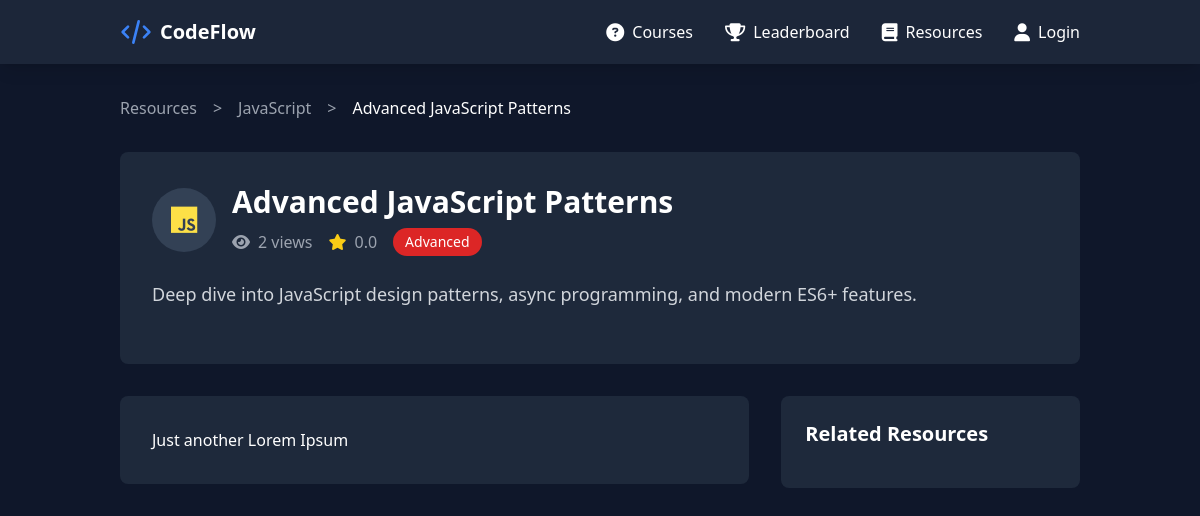
Page /resources/advanced-javascript-patterns/ on the committed database.
### codeflowapp/models.py (models this page shows, shortened)
class Resource(models.Model):
    DIFFICULTY_CHOICES = [
        ('beginner', 'Beginner'),
        ('intermediate', 'Intermediate'),
        ('advanced', 'Advanced'),
        ('all-levels', 'All Levels'),
    ]
    TYPE_CHOICES = [
        ('article', 'Article'),
        ('video', 'Video Tutorial'),
        ('practice', 'Practice Problems'),
        ('guide', 'Guide'),
        ('tool', 'Tool'),
    ]
    title = models.CharField(max_length=200)
    slug = models.SlugField(unique=True)
    description = models.TextField()
    content = models.TextField(blank=True)  # For articles/guides
    external_url = models.URLField(blank=True)  # For external resources
    file = models.FileField(upload_to='resources/', blank=True)  # For downloadable content
    thumbnail = models.ImageField(upload_to='resource_thumbnails/', blank=True)
    category = models.ForeignKey(Category, on_delete=models.CASCADE)
    difficulty = models.CharField(max_length=20, choices=DIFFICULTY_CHOICES)
    resource_type = models.CharField(max_length=20, choices=TYPE_CHOICES)
    views = models.PositiveIntegerField(default=0)
    rating = models.DecimalField(max_digits=3, decimal_places=1, default=0.0)
    created_at = models.DateTimeField(auto_now_add=True)
    updated_at = models.DateTimeField(auto_now=True)
    is_featured = models.BooleanField(default=False)
    is_downloadable = models.BooleanField(default=False)

class Category(models.Model):
    name = models.CharField(max_length=100)
    slug = models.SlugField(unique=True)
    icon_class = models.CharField(max_length=50, help_text="Font Awesome class name")
    color_class = models.CharField(max_length=50, help_text="Tailwind color class")
    class Meta:
        verbose_name_plural = "Categories"

### codeflowapp/views.py (the view)
# urls.py: path('resources/<slug:slug>/', views.resource_detail, name='resource_detail'),
def resource_detail(request, slug):
    resource = get_object_or_404(Resource, slug=slug)
    Resource.objects.filter(pk=resource.pk).update(views=F('views') + 1)
    user_rating = None
    if request.user.is_authenticated:
        user_rating = ResourceRating.objects.filter(
            resource=resource,
            user=request.user
        ).first()
    related_resources = Resource.objects.filter(
        category=resource.category
    ).exclude(
        id=resource.id
    )[:3]
    context = {
        'resource': resource,
        'user_rating': user_rating,
        'related_resources': related_resources,
    }
    return render(request, 'resource_detail.html', context)

### codeflowapp/templates/resource_detail.html (shortened to what this page needs)
{% load static %}
<html><head>
<link rel="stylesheet" href="{% static 'assets/css/styles.css' %}">
<script src="https://cdn.tailwindcss.com"></script>
<link rel="stylesheet" href="https://cdnjs.cloudflare.com/ajax/libs/font-awesome/6.4.0/css/all.min.css">
</head>
<body class="bg-slate-900 text-white min-h-screen"  x-data="{ showRatingModal: false, showMenu: false }">
<nav class="bg-slate-800/90 backdrop-blur-sm sticky top-0 shadow-lg z-50">
    <div class="container mx-auto px-4 sm:px-6 lg:px-8">
        <div class="flex justify-between items-center h-16">
            <div class="flex items-center">
                <svg class="h-8 w-8 text-blue-500" fill="none" viewBox="0 0 24 24" stroke="currentColor">
                    <path stroke-linecap="round" stroke-linejoin="round" stroke-width="2"
                        d="M10 20l4-16m4 4l4 4-4 4M6 16l-4-4 4-4" />
                </svg>
                <a href="/"><span class="ml-2 text-xl font-bold">CodeFlow</span></a>
            </div>
            <div class="hidden md:flex space-x-6 lg:space-x-8">
                <a href="{% url 'courses' %}" class="nav-item flex items-center space-x-2 hover:text-blue-400">
                    <i class="fas fa-question-circle text-lg"></i>
                    <span>Courses</span>
                </a>
                <a href="{% url 'leaderboard' %}"
                    class="nav-item flex items-center space-x-2 hover:text-blue-400">
                    <i class="fas fa-trophy text-lg"></i>
                    <span>Leaderboard</span>
                </a>
                <a href="{% url 'resources' %}"
                    class="nav-item flex items-center space-x-2 hover:text-blue-400">
                    <i class="fas fa-book text-lg"></i>
                    <span>Resources</span>
                </a>
                {% if user.is_authenticated %}
                <a href="{% url 'logout' %}" class="nav-item flex content-end items-center space-x-2 hover:text-blue-400"><i class="fas fa-right-from-bracket text-lg"></i>
                    <span>Logout</span></a>
                {% else %}
                <a href="{% url 'login' %}"
                    class="nav-item flex content-end items-center space-x-2 hover:text-blue-400">
                    <i class="fas fa-user text-lg"></i>
                    <span>Login</span>
                </a>
                {% endif %}
            </div>
        </div>
    </div>
</nav>
<main class="container mx-auto px-4 sm:px-6 lg:px-8 py-8">
    <nav class="mb-8">
        <ol class="flex items-center space-x-2 text-gray-400">
            <li><a href="{% url 'resources' %}" class="hover:text-blue-400">Resources</a></li>
            <li><span class="mx-2">></span></li>
            <li><a href="?category={{ resource.category.slug }}" class="hover:text-blue-400">{{ resource.category.name }}</a></li>
            <li><span class="mx-2">></span></li>
            <li class="text-white">{{ resource.title }}</li>
        </ol>
    </nav>
    <div class="bg-slate-800 rounded-lg p-8 mb-8">
        <div class="flex items-center justify-between mb-6">
            <div class="flex items-center space-x-4">
                <div class="w-16 h-16 rounded-full bg-slate-700 flex items-center justify-center">
                    <i class="{{ resource.category.icon_class }} {{ resource.category.color_class }} text-3xl"></i>
                </div>
                <div>
                    <h1 class="text-3xl font-bold text-white mb-2">{{ resource.title }}</h1>
                    <div class="flex items-center space-x-4 text-gray-400">
                        <span class="flex items-center">
                            <i class="fas fa-eye mr-2"></i>
                            {{ resource.views }} views
                        </span>
                        <span class="flex items-center">
                            <i class="fas fa-star text-yellow-400 mr-2"></i>
                            {{ resource.rating|floatformat:1 }}
                        </span>
                        <span class="px-3 py-1 rounded-full text-sm
                            {% if resource.difficulty == 'beginner' %}bg-green-600 text-white
                            {% elif resource.difficulty == 'intermediate' %}bg-yellow-600 text-white
                            {% elif resource.difficulty == 'advanced' %}bg-red-600 text-white
                            {% else %}bg-blue-600{% endif %}">
                            {{ resource.difficulty|title }}
                        </span>
                    </div>
                </div>
            </div>
        </div>
        <p class="text-gray-300 text-lg mb-6">{{ resource.description }}</p>
    </div>
    <div class="grid grid-cols-1 lg:grid-cols-3 gap-8">
        <div class="lg:col-span-2">
            <div class="bg-slate-800 rounded-lg p-8 mb-8">
                {% if resource.content %}
                    <div class="prose prose-invert max-w-none">
                        {{ resource.content|safe }}
                    </div>
                {% endif %}
            </div>
        </div>
        <div class="lg:col-span-1">
            <div class="bg-slate-800 rounded-lg p-6">
                <h3 class="text-xl font-bold mb-4">Related Resources</h3>
            </div>
        </div>
    </div>
</main>
<script src="https://cdn.tailwindcss.com"></script>
</body></html>

### codeflowapp/static/assets/css/styles.css (style rules this page uses)
main { position: relative !important; z-index: 2 !important; }
.nav-item { transition: all 0.3s ease; }

### codeflowapp/templates/resource_detail.html (style rules this page uses)
.nav-item { transition: all 0.3s ease; }

### rows in the picture
Resource: category.name "JavaScript", title "Advanced JavaScript Patterns", views "2", rating "0.0", difficulty "Advanced", description "Deep dive into JavaScript design patterns, async programming, and modern ES6+ features.", content "Just another Lorem Ipsum"
